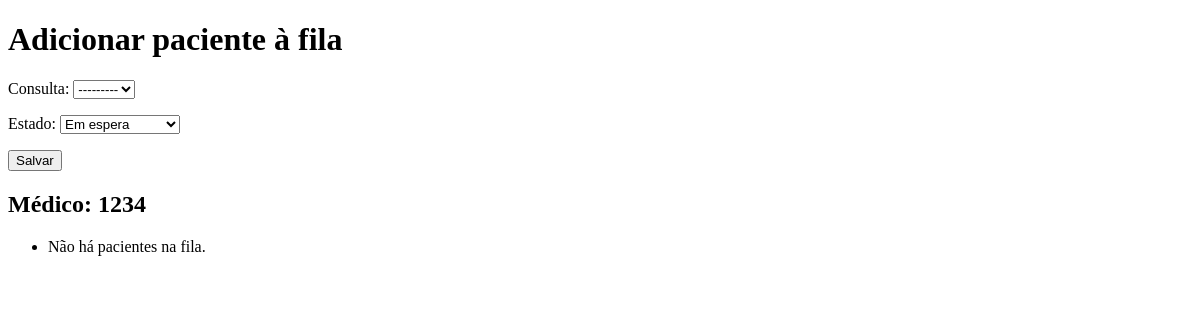
Page /atendente/filaEspera/ on the earlier database version.
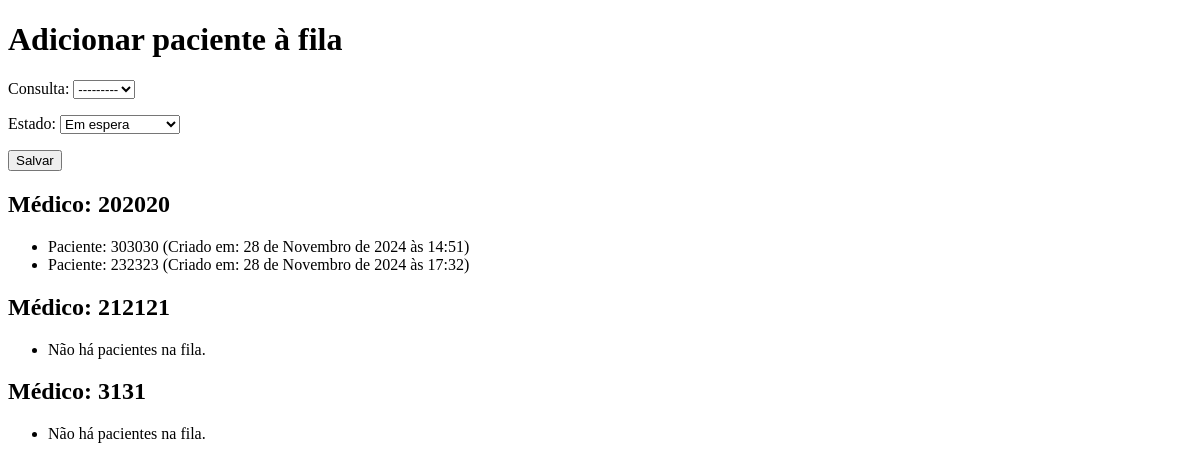
Same page on the later database version.
### core/models/medico.py (models this page shows, shortened)
class Medico(models.Model):
    usuario = models.OneToOneField(Usuario, on_delete=models.CASCADE)
    especialidade = models.ForeignKey(Especialidade, on_delete=models.CASCADE)

### core/models/usuario.py (models this page shows, shortened)
class Usuario(AbstractUser):
    TIPO_CHOICES = (
        ('paciente', 'Paciente'),
        ('atendente', 'Atendente'),
        ('medico', 'Médico'),
    )
    tipo = models.CharField(max_length=10, choices=TIPO_CHOICES, default='paciente')
    codigo = models.CharField(max_length=11, unique=True)
    telefone = models.CharField(max_length=11, null=True, blank=True)
    USERNAME_FIELD = 'codigo'
    objects = UsuarioManager()

### core/models/fila_espera.py (models this page shows, shortened)
class FilaEspera(models.Model):
    paciente = models.ForeignKey(Paciente, on_delete=models.CASCADE)
    medico = models.ForeignKey(Medico, on_delete=models.CASCADE)
    consulta = models.OneToOneField(Consulta, on_delete=models.CASCADE)
    ESTADO = (
          ("Waiting", "Em espera"),
          ("Being_Attended_to", "Em atendimento"),
          ("Attended", "Atendido"),
          ("Cancelled", "Cancelado")
     )
    estado = models.CharField(max_length=20, choices=ESTADO, default="Waiting")# quando salvar vai estar sempre definido como em espera
    horario_chamado = models.DateTimeField(null=True,blank=True)
    created_at = models.DateTimeField(auto_now_add=True) #Quando criar a fila, adciona a data ao qual foi criado. Para sabermos quem chegou primeiro
    USERNAME_FIELD = 'codigo'
    class Meta():
        ordering = ["created_at"] #Ordena pela ordem de criação, ou seja, de chegada

### core/models/paciente.py (models this page shows, shortened)
class Paciente(models.Model):
     usuario = models.OneToOneField(Usuario, on_delete=models.CASCADE)
     profissao = models.CharField(max_length=100)
     data_nascimento = models.DateField()
     SEXO = (
          ("MAS", "Masculino"),
          ("FEM", "Feminino"),
          ("NAO_INFORMADO", "Não informar")
     )
     sexo = models.CharField(max_length=20, choices=SEXO)

### core/views/atendenteView.py (the view)
def mostrar_fila_espera(request):
    if request.method == 'POST':
        fila_espera_form = FilaEsperaForm(request.POST)
        if fila_espera_form.is_valid():
            fila_espera = fila_espera_form.save(commit=False)
            fila_espera.medico = fila_espera.consulta.medico
            fila_espera.paciente = fila_espera.consulta.paciente
            fila_espera.save()
            messages.success(request, 'Inserido na fila.')
            return redirect('atendente_fila_espera')
        else:
            messages.error(request, 'Erro ao inserir na fila de espera.')
    else:
        fila_espera_form = FilaEsperaForm()
    medicos = Medico.objects.all()
    contexto = []
    for medico in medicos:
        fila = FilaEspera.objects.filter(medico=medico, estado="Waiting").order_by("created_at")
        contexto.append({"medico": medico, "fila": fila})
    return render(request, 'atendente/filaEspera.html', {
        'contexto': contexto,
        'fila_espera_form': fila_espera_form,
    })

### core/forms/registroForm.py (shortened to what this page needs)
class FilaEsperaForm(forms.ModelForm):
    class Meta:
        model = FilaEspera
        fields = ['consulta', 'estado']
        widgets = {
            'consulta': forms.Select(attrs={'class': 'form-control'}),
            'estado': forms.Select(choices=[('Waiting', 'Em espera'), ('Cancelled', 'Cancelado')], attrs={'class': 'form-control'}),
        }

### core/templates/atendente/filaEspera.html (shortened to what this page needs)
<!DOCTYPE html>
<html lang="pt-br">
<head>
</head>
<body>
    <h1>Adicionar paciente à fila</h1>
<form action="." method="POST">
    {{ fila_espera_form.as_p }}
    <button type="submit">Salvar</button>
</form>
    {% for item in contexto %}
    <h2>Médico: {{ item.medico.usuario.username }}</h2>
    <ul>
        {% for fila in item.fila %}
            <li>
                Paciente: {{ fila.paciente.usuario.username }}
                (Criado em: {{ fila.created_at }})
            </li>
        {% empty %}
            <li>Não há pacientes na fila.</li>
        {% endfor %}
    </ul>
{% endfor %}
</body>
</html>

Differences in the rows shown:
changed Medico (number 1 of 3 on the later page): gains FilaEspera (paciente.usuario.username "303030", created_at "28 de Novembro de 2024 às 14:51"); gains FilaEspera (paciente.usuario.username "232323", created_at "28 de Novembro de 2024 às 17:32"); medico.usuario.username "1234" → "202020"; no longer shows "Não há pacientes na fila."
added Medico: medico.usuario.username "212121"
added Medico: medico.usuario.username "3131"
